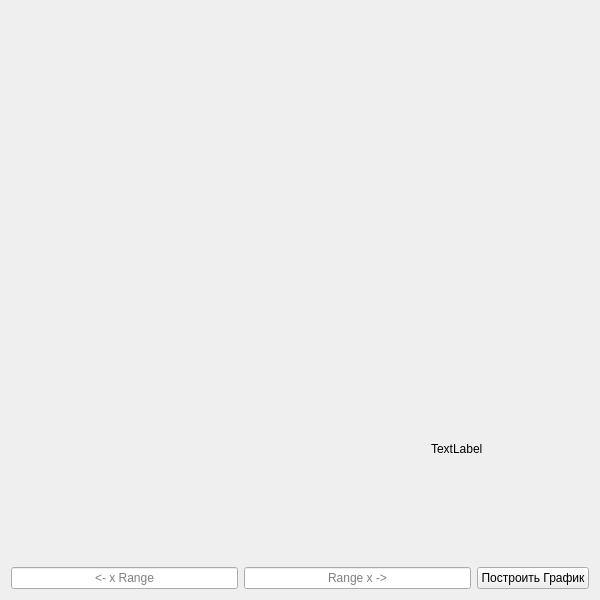
<?xml version="1.0" encoding="UTF-8"?>
<ui version="4.0">
 <class>DrawingGraph</class>
 <widget class="QWidget" name="DrawingGraph">
  <property name="geometry">
   <rect>
    <x>0</x>
    <y>0</y>
    <width>600</width>
    <height>600</height>
   </rect>
  </property>
  <property name="minimumSize">
   <size>
    <width>600</width>
    <height>600</height>
   </size>
  </property>
  <property name="maximumSize">
   <size>
    <width>600</width>
    <height>600</height>
   </size>
  </property>
  <property name="windowTitle">
   <string>Dialog</string>
  </property>
  <layout class="QGridLayout" name="gridLayout">
   <item row="0" column="0">
    <layout class="QVBoxLayout" name="verticalLayout">
     <item>
      <widget class="QCustomPlot" name="widget" native="true">
       <property name="sizePolicy">
        <sizepolicy hsizetype="MinimumExpanding" vsizetype="MinimumExpanding">
         <horstretch>0</horstretch>
         <verstretch>0</verstretch>
        </sizepolicy>
       </property>
       <widget class="QLabel" name="label">
        <property name="enabled">
         <bool>true</bool>
        </property>
        <property name="geometry">
         <rect>
          <x>420</x>
          <y>430</y>
          <width>58</width>
          <height>16</height>
         </rect>
        </property>
        <property name="text">
         <string>TextLabel</string>
        </property>
        <property name="textInteractionFlags">
         <set>Qt::LinksAccessibleByMouse</set>
        </property>
       </widget>
      </widget>
     </item>
     <item>
      <layout class="QHBoxLayout" name="horizontalLayout">
       <item>
        <widget class="QLineEdit" name="lineEdit_xb">
         <property name="styleSheet">
          <string notr="true"/>
         </property>
         <property name="alignment">
          <set>Qt::AlignCenter</set>
         </property>
         <property name="readOnly">
          <bool>false</bool>
         </property>
         <property name="placeholderText">
          <string>&lt;- x Range</string>
         </property>
        </widget>
       </item>
       <item>
        <widget class="QLineEdit" name="lineEdit_xe">
         <property name="alignment">
          <set>Qt::AlignCenter</set>
         </property>
         <property name="placeholderText">
          <string>Range x -&gt;</string>
         </property>
        </widget>
       </item>
       <item>
        <widget class="QPushButton" name="pushButton_graf">
         <property name="text">
          <string>Построить График</string>
         </property>
        </widget>
       </item>
      </layout>
     </item>
    </layout>
   </item>
  </layout>
 </widget>
 <customwidgets>
  <customwidget>
   <class>QCustomPlot</class>
   <extends>QWidget</extends>
   <header>qcustomplot.h</header>
   <container>1</container>
  </customwidget>
 </customwidgets>
 <resources/>
 <connections/>
</ui>
